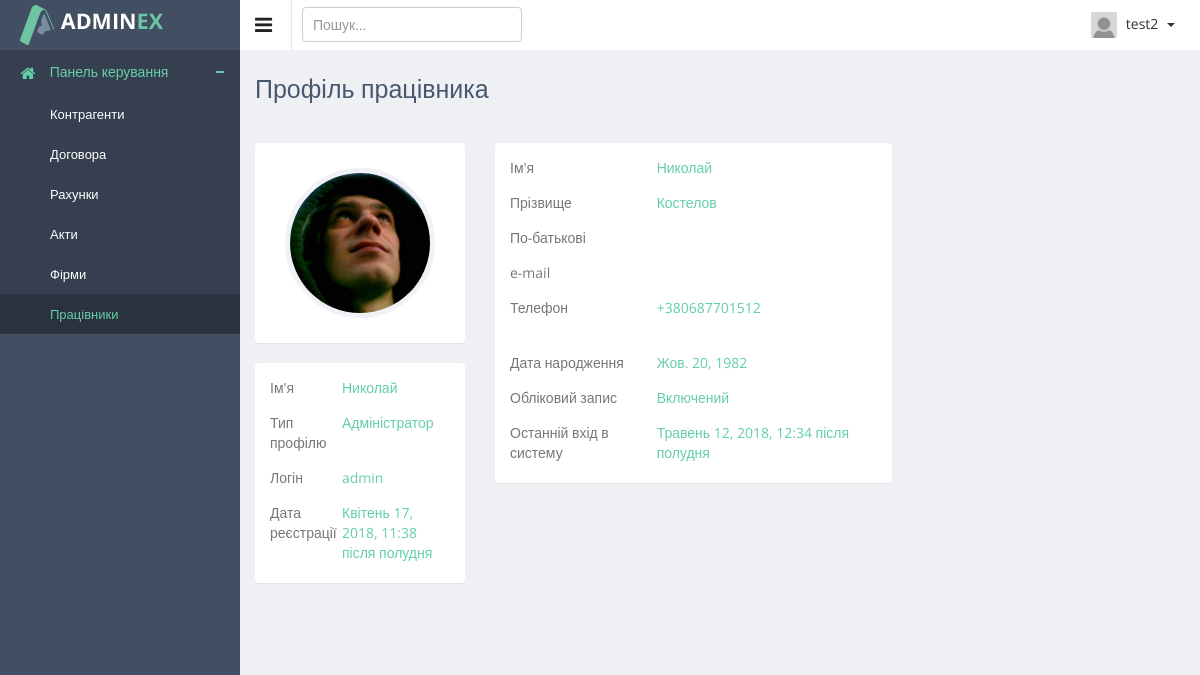
Before: /crm/worker/detail/1/ (signed in) with the older database file.
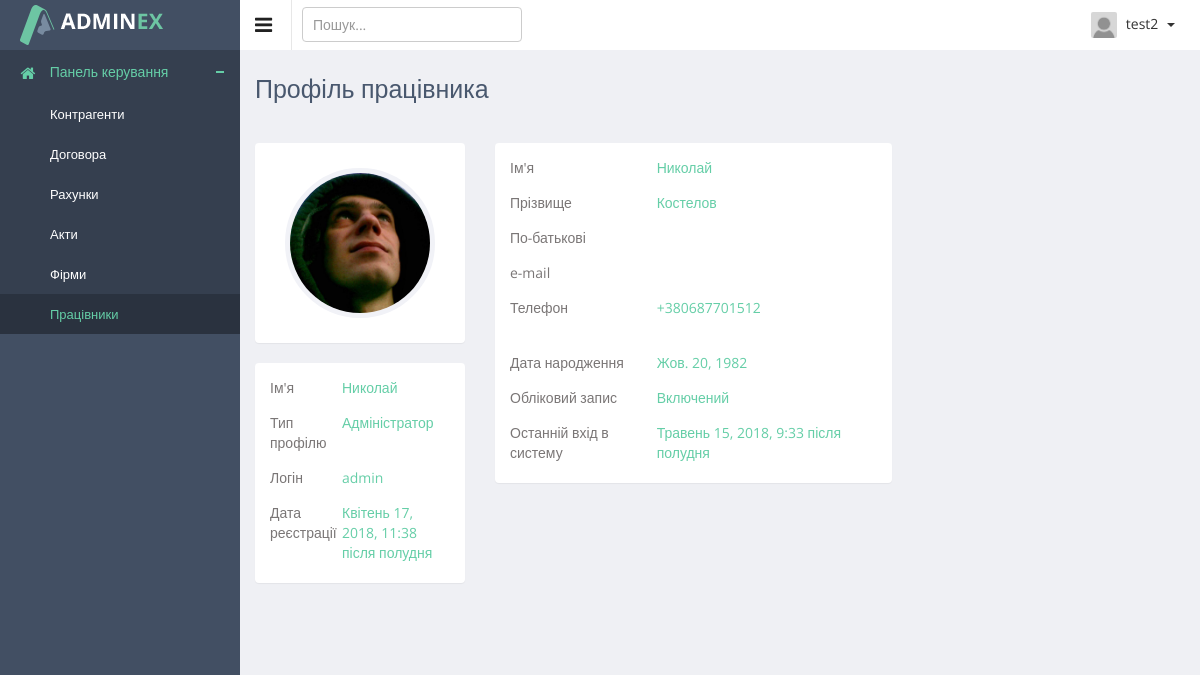
After: the same page with the newer database file.
### authapp/models.py (models this page shows)
class ProjectUser(AbstractUser):
    parent_name = models.CharField(verbose_name='по-батькові', max_length=20, blank=True)
    date_of_birth = models.DateField(verbose_name='дата народження', blank=True, null=True)
    phone1 = models.CharField(verbose_name='номер телефона', max_length=16, blank=True)
    phone2 = models.CharField(verbose_name='номер телефона', max_length=16, blank=True, null=True)
    avatar = models.ImageField(verbose_name='фото', upload_to='users_avatars', blank=True)
    is_dir = models.BooleanField(verbose_name='керівник', default=False)
    is_assistant = models.BooleanField(verbose_name='помічник', default=False)
    is_client = models.BooleanField(verbose_name='клієнт', default=False)
    def __str__(self):
        return self.username

### crmapp/views.py (the view)
# urls.py: re_path(r'^worker/detail/(?P<worker_pk>\d+)/$', crmapp.worker_detail_view, name='worker_detail'),
@login_required
def worker_detail_view(request, worker_pk):
    title = 'Профіль працівника'
    user = get_object_or_404(ProjectUser, pk=worker_pk)
    context = {
        'title': title,
        'object': user,
    }
    return render(request, 'crmapp/worker_detail.html', context)

### adminapp/templatetags/tags.py (called while the page is built)
@register.filter
def default_avatar(string):
    if not string:
        string = 'users_avatars/gravatar.png'
    new_string = f'{URL_PREFIX}{string}'
    return new_string

### crmapp/templates/crmapp/worker_detail.html (shortened to what the changed rows need)
{% extends 'mainapp/base.html' %}
{% load staticfiles %}
{% load tags %}
{% block container %}
<div class="row">
    <div class="col-md-3">
        <div class="row">
            <div class="col-md-12">
                <div class="panel">
                    <div class="panel-body">
                        <div class="profile-pic text-center">
                            <img src="{{ object.avatar|default_avatar }}" style="max-width: 200px; max-height: 200px;"
                                 alt="">
                        </div>
                    </div>
                </div>
            </div>
            <div class="col-md-12">
                    <div class="panel">
                        <div class="panel-body">
                            <ul class="p-info">
                                <li>
                                    <div class="title">Ім'я</div>
                                    <div class="desk">{{ object.first_name }}</div>
                                </li>
                                <li>
                                    <div class="title">Логін</div>
                                    <div class="desk">{{ object.username }}</div>
                                </li>
                                <li>
                                    <div class="title">Дата реєстрації</div>
                                    <div class="desk">{{ object.date_joined }}</div>
                                </li>
                            </ul>
                        </div>
                    </div>
                </div>
        </div>
    </div>
    <div class="col-md-8">
        <div class="row">
            <div class="col-md-8">
                <div class="panel">
                    <div class="panel-body">
                        <ul class="p-info">
                            <li>
                                <div class="title">Ім'я</div>
                                <div class="desk">{{ object.first_name }}</div>
                            </li>
                            <li>
                                <div class="title">Прізвище</div>
                                <div class="desk">{{ object.last_name }}</div>
                            </li>
                            <li>
                                <div class="title">Телефон</div>
                                <div class="desk">{{ object.phone1 }}<br>
                                {% if object.phone2 == None %} &nbsp;{% endif %}</div>
                            </li>
                            <li>
                                <div class="title">Дата народження</div>
                                <div class="desk">{{ object.date_of_birth }}</div>
                            </li>
                            <li>
                                <div class="title">Останній вхід в систему</div>
                                <div class="desk">
                                    {% if object.last_login == None %}
                                    жодного разу
                                    {% else %}
                                    {{ object.last_login }}
                                    {% endif %}
                                </div>
                            </li>
                        </ul>
                    </div>
                </div>
            </div>
        </div>
    </div>
</div>
{% endblock %}

Changed rows visible on the page:
changed ProjectUser "Николай": last_login "Травень 12, 2018, 12:34 після полудня" → "Травень 15, 2018, 9:33 після полудня"
